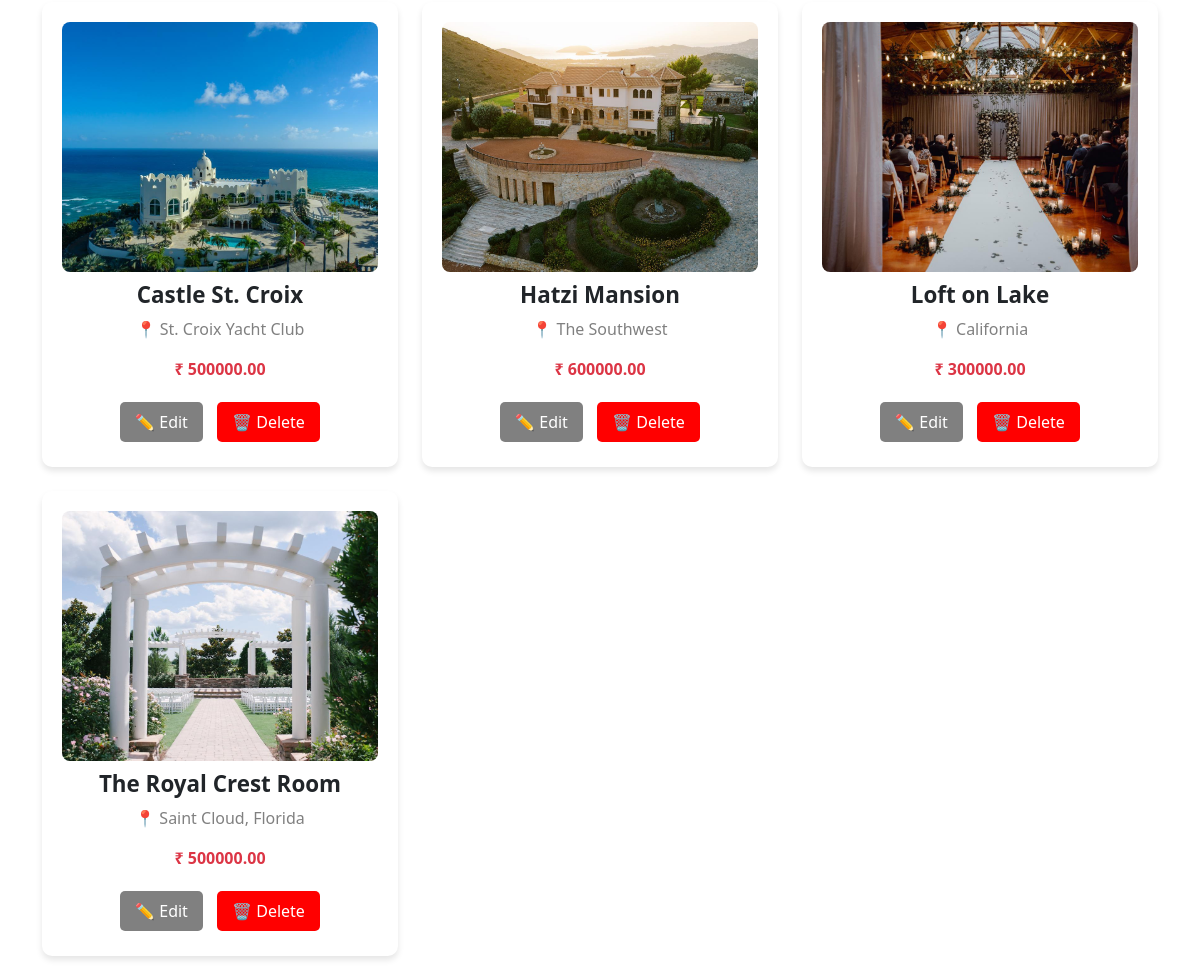
/shop_destination_weddings (lower part), run on an earlier commit of the app's database.
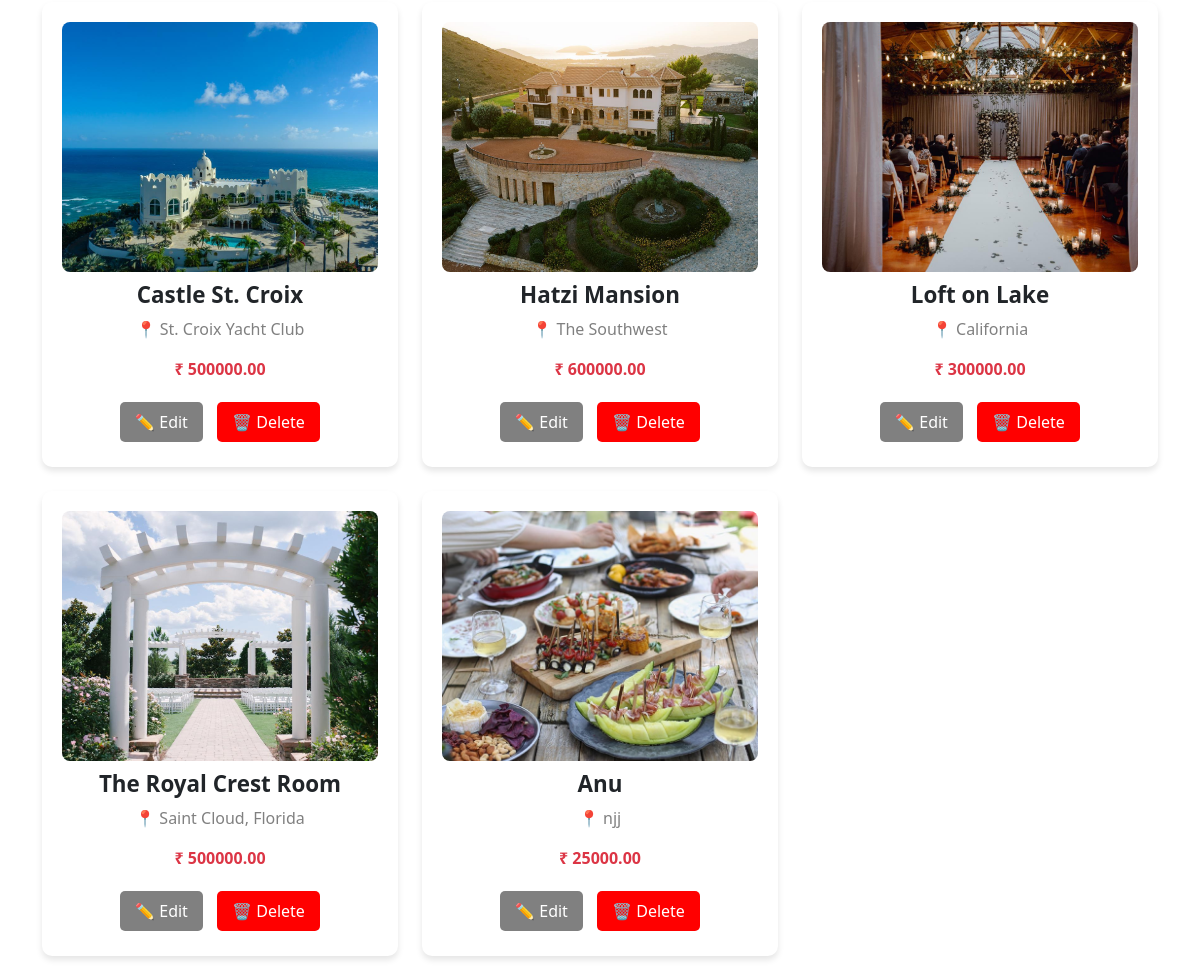
And on a later commit of the database.
### app/models.py (models this page shows, shortened)
class DestinationWedding(models.Model):
    name = models.CharField(max_length=255)
    about = models.TextField()
    img = models.FileField()
    location = models.CharField(max_length=255)
    package_price = models.DecimalField(max_digits=10, decimal_places=2)

### app/views.py (the view)
# urls.py: path("shop_destination_weddings",views.shop_destination_weddings, name="shop_destination_weddings"),
def shop_destination_weddings(req):
    weddings = DestinationWedding.objects.all()
    return render(req, "shop/des_wedding.html", {"weddings": weddings})

### templates/shop/des_wedding.html (shortened to what this page needs)
    {% load static %}
<!DOCTYPE html>
<html lang="en">
<head>
    {% load static %}
    <link href="https://cdn.jsdelivr.net/npm/bootstrap@5.3.0-alpha1/dist/css/bootstrap.min.css" rel="stylesheet">
</head>
<body>
    <div class="container mt-5">
        <div class="row">
            {% for wedding in weddings %}
            <div class="col-md-4 mb-4">
                <div class="wedding-card">
                    <img src="{{ wedding.img.url }}" alt="{{ wedding.name }}">
                    <h2>{{ wedding.name }}</h2>
                    <p>📍 {{ wedding.location }}</p>
                    <p class="fw-bold text-danger">₹ {{ wedding.package_price }}</p>
                    <a href="{% url 'edit_wedding' wedding.id %}" class="edit-btn">✏️ Edit</a>
                    <a href="{% url 'delete_wedding' wedding.id %}" class="delete-btn" onclick="return confirm('Are you sure?');">🗑 Delete</a>
                </div>
            </div>
            {% endfor %}
        </div>
    </div>
</body>
</html>

What changed in the data, as far as the page shows it:
added DestinationWedding: img (picture), name "Anu", location "njj", package_price "25000.00"
